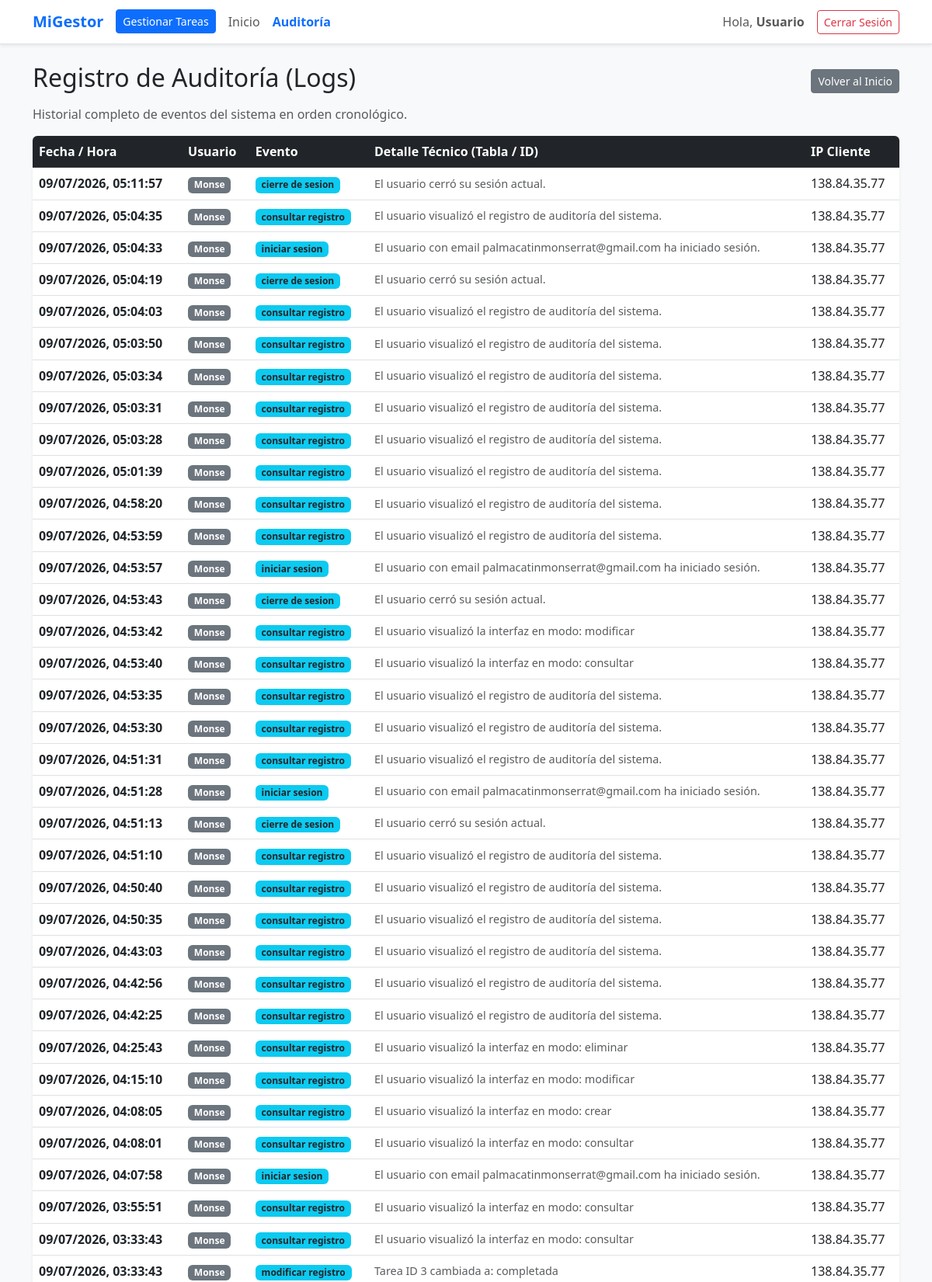
The page /logs_view.php (upper part) on the database its author committed.
### tables this page shows
CREATE TABLE logs (
            id INTEGER PRIMARY KEY AUTOINCREMENT,
            fecha_hora DATETIME DEFAULT CURRENT_TIMESTAMP,
            usuario_id INTEGER,
            evento TEXT NOT NULL,
            detalle TEXT,
            ip_host_client TEXT
        );

CREATE TABLE usuarios (
            id INTEGER PRIMARY KEY AUTOINCREMENT,
            username TEXT UNIQUE NOT NULL,
            email TEXT UNIQUE NOT NULL,
            password TEXT NOT NULL,
            verificado INTEGER DEFAULT 0,
            token TEXT
        );

### logs_view.php (the view, shortened to what this page needs)
<?php
require_once 'db.php';
$query = "SELECT l.*, u.username
          FROM logs l
          LEFT JOIN usuarios u ON l.usuario_id = u.id
          ORDER BY l.id DESC";
$stmt = $db->query($query);
$todos_los_logs = $stmt->fetchAll(PDO::FETCH_ASSOC);
?>
<!DOCTYPE html>
<html lang="es">
<head>
    <link href="https://cdn.jsdelivr.net/npm/bootstrap@5.3.0/dist/css/bootstrap.min.css" rel="stylesheet">
</head>
<body class="bg-light">
    <?php include 'menu.php'; ?>
    <div class="container mt-4">
        <div class="d-flex align-items-center justify-content-between mb-2">
            <h2>Registro de Auditoría (Logs)</h2>
            <a href="index.php" class="btn btn-secondary btn-sm">Volver al Inicio</a>
        </div>
        <p class="text-muted">Historial completo de eventos del sistema en orden cronológico.</p>
        <div class="card shadow-sm border-0 mb-5">
            <div class="table-responsive rounded">
                <table class="table table-hover align-middle mb-0 bg-white">
                    <thead class="table-dark">
                        <tr>
                            <th>Fecha / Hora</th>
                            <th>Usuario</th>
                            <th>Evento</th>
                            <th>Detalle Técnico (Tabla / ID)</th>
                            <th>IP Cliente</th>
                        </tr>
                    </thead>
                    <tbody>
                        <?php if (!empty($todos_los_logs)): ?>
                            <?php foreach ($todos_los_logs as $row):
                                $fecha_original = $row['fecha_hora'];
                                $timestamp = strtotime($fecha_original);
                                $fecha_formateada = ($timestamp !== false) ? date('d/m/Y, H:i:s', $timestamp) : date('d/m/Y, H:i:s');
                            ?>
                            <tr>
                                <td class="fw-semibold">
                                    <?php echo $fecha_formateada; ?>
                                </td>
                                <td>
                                    <span class="badge <?php echo !empty($row['username']) ? 'bg-secondary' : 'bg-dark'; ?>">
                                        <?php echo !empty($row['username']) ? htmlspecialchars($row['username']) : 'Sistema'; ?>
                                    </span>
                                </td>
                                <td>
                                    <span class="badge bg-info text-dark fw-bold">
                                        <?php echo htmlspecialchars($row['evento']); ?>
                                    </span>
                                </td>
                                <td class="text-muted" style="font-size: 0.9rem;">
                                    <?php echo htmlspecialchars($row['detalle']); ?>
                                </td>
                                <td class="text-monospace"><?php echo htmlspecialchars($row['ip_host_client']); ?></td>
                            </tr>
                            <?php endforeach; ?>
                        <?php endif; ?>
                    </tbody>
                </table>
            </div>
        </div>
    </div>
</body>
</html>

### rows shown on the page
logs: usuario.username "Monse", evento "cierre de sesion", detalle "El usuario cerró su sesión actual.", ip_host_client "138.84.35.77"
logs: usuario.username "Monse", evento "consultar registro", detalle "El usuario visualizó el registro de auditoría del sistema.", ip_host_client "138.84.35.77"
logs: usuario.username "Monse", evento "iniciar sesion", detalle "El usuario con email palmacatinmonserrat@gmail.com ha iniciado sesión.", ip_host_client "138.84.35.77"
logs: usuario.username "Monse", evento "cierre de sesion", detalle "El usuario cerró su sesión actual.", ip_host_client "138.84.35.77"
logs: usuario.username "Monse", evento "consultar registro", detalle "El usuario visualizó el registro de auditoría del sistema.", ip_host_client "138.84.35.77"
logs: usuario.username "Monse", evento "consultar registro", detalle "El usuario visualizó el registro de auditoría del sistema.", ip_host_client "138.84.35.77"
logs: usuario.username "Monse", evento "consultar registro", detalle "El usuario visualizó el registro de auditoría del sistema.", ip_host_client "138.84.35.77"
logs: usuario.username "Monse", evento "consultar registro", detalle "El usuario visualizó el registro de auditoría del sistema.", ip_host_client "138.84.35.77"
logs: usuario.username "Monse", evento "consultar registro", detalle "El usuario visualizó el registro de auditoría del sistema.", ip_host_client "138.84.35.77"
logs: usuario.username "Monse", evento "consultar registro", detalle "El usuario visualizó el registro de auditoría del sistema.", ip_host_client "138.84.35.77"
logs: usuario.username "Monse", evento "consultar registro", detalle "El usuario visualizó el registro de auditoría del sistema.", ip_host_client "138.84.35.77"
logs: usuario.username "Monse", evento "consultar registro", detalle "El usuario visualizó el registro de auditoría del sistema.", ip_host_client "138.84.35.77"
logs: usuario.username "Monse", evento "iniciar sesion", detalle "El usuario con email palmacatinmonserrat@gmail.com ha iniciado sesión.", ip_host_client "138.84.35.77"
logs: usuario.username "Monse", evento "cierre de sesion", detalle "El usuario cerró su sesión actual.", ip_host_client "138.84.35.77"
logs: usuario.username "Monse", evento "consultar registro", detalle "El usuario visualizó la interfaz en modo: modificar", ip_host_client "138.84.35.77"
logs: usuario.username "Monse", evento "consultar registro", detalle "El usuario visualizó la interfaz en modo: consultar", ip_host_client "138.84.35.77"
logs: usuario.username "Monse", evento "consultar registro", detalle "El usuario visualizó el registro de auditoría del sistema.", ip_host_client "138.84.35.77"
logs: usuario.username "Monse", evento "consultar registro", detalle "El usuario visualizó el registro de auditoría del sistema.", ip_host_client "138.84.35.77"
logs: usuario.username "Monse", evento "consultar registro", detalle "El usuario visualizó el registro de auditoría del sistema.", ip_host_client "138.84.35.77"
logs: usuario.username "Monse", evento "iniciar sesion", detalle "El usuario con email palmacatinmonserrat@gmail.com ha iniciado sesión.", ip_host_client "138.84.35.77"
logs: usuario.username "Monse", evento "cierre de sesion", detalle "El usuario cerró su sesión actual.", ip_host_client "138.84.35.77"
logs: usuario.username "Monse", evento "consultar registro", detalle "El usuario visualizó el registro de auditoría del sistema.", ip_host_client "138.84.35.77"
logs: usuario.username "Monse", evento "consultar registro", detalle "El usuario visualizó el registro de auditoría del sistema.", ip_host_client "138.84.35.77"
logs: usuario.username "Monse", evento "consultar registro", detalle "El usuario visualizó el registro de auditoría del sistema.", ip_host_client "138.84.35.77"
logs: usuario.username "Monse", evento "consultar registro", detalle "El usuario visualizó el registro de auditoría del sistema.", ip_host_client "138.84.35.77"
logs: usuario.username "Monse", evento "consultar registro", detalle "El usuario visualizó el registro de auditoría del sistema.", ip_host_client "138.84.35.77"
logs: usuario.username "Monse", evento "consultar registro", detalle "El usuario visualizó el registro de auditoría del sistema.", ip_host_client "138.84.35.77"
logs: usuario.username "Monse", evento "consultar registro", detalle "El usuario visualizó la interfaz en modo: eliminar", ip_host_client "138.84.35.77"
logs: usuario.username "Monse", evento "consultar registro", detalle "El usuario visualizó la interfaz en modo: modificar", ip_host_client "138.84.35.77"
logs: usuario.username "Monse", evento "consultar registro", detalle "El usuario visualizó la interfaz en modo: crear", ip_host_client "138.84.35.77"
logs: usuario.username "Monse", evento "consultar registro", detalle "El usuario visualizó la interfaz en modo: consultar", ip_host_client "138.84.35.77"
logs: usuario.username "Monse", evento "iniciar sesion", detalle "El usuario con email palmacatinmonserrat@gmail.com ha iniciado sesión.", ip_host_client "138.84.35.77"
logs: usuario.username "Monse", evento "consultar registro", detalle "El usuario visualizó la interfaz en modo: consultar", ip_host_client "138.84.35.77"
logs: usuario.username "Monse", evento "consultar registro", detalle "El usuario visualizó la interfaz en modo: consultar", ip_host_client "138.84.35.77"
logs: usuario.username "Monse", evento "modificar registro", detalle "Tarea ID 3 cambiada a: completada", ip_host_client "138.84.35.77"

### other values the page prints
$username "Usuario"
